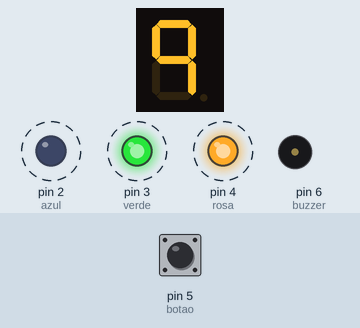
Recording of a sketch running on a simulated Arduino Uno, built with avr-gcc and run on an emulated ATmega328P. Shown: 1-digit seven-segment display, output pins drawn as LEDs (lit = HIGH), buzzer (waves = sounding, pin HIGH). Wiring (inferred from the names in the program): 1-digit 7-segment display, segments lit when HIGH: segments pin 11, pin 10, pin 1, pin 8, pin 9, pin 12, pin 13, pin 0. Dashed ring = blinking. The inputs (shaded band) are chosen by the test bench; at power-on: pin 5 (botao) HIGH. The segment pins are drawn as the display they are named for; pins used as bus, display or sensor lines are not drawn.

Above: at 1.2 s.
1.3 s: pin 5 (botao) pulled LOW for 1 s
At 1.95 s:
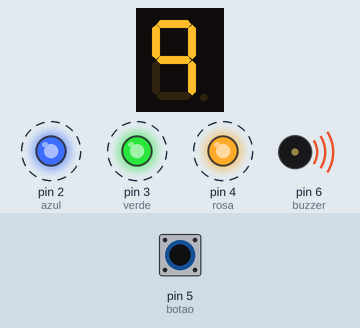
2.9 s: pin 5 (botao) pulled LOW for 0.15 s
At 3.15 s:
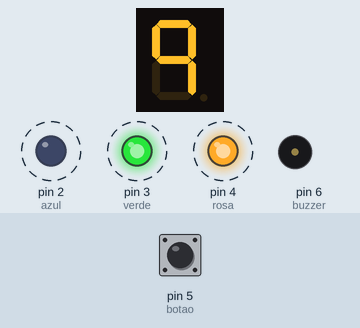
3.6 s: pin 5 (botao) pulled LOW for 3.2 s
At 4.95 s:
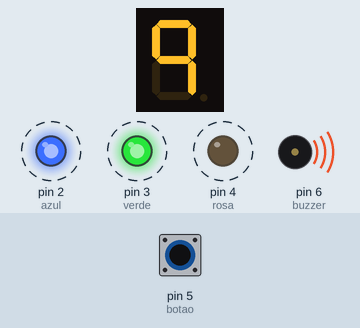
Timing chart, 0 to 19.4 s (numbered marks = the images above; inputs shaded):
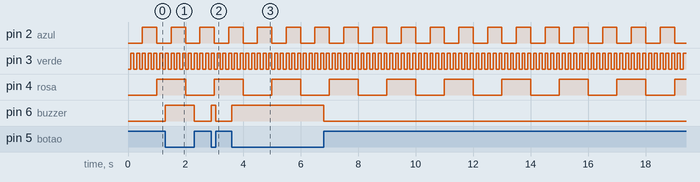

Measured:
- after the input at 1.3 s, pin 6 (buzzer): LOW → HIGH at once, → LOW 1.0 s later
- after the input at 2.9 s, pin 6 (buzzer): LOW → HIGH at once, → LOW 0.15 s later
- after the input at 3.6 s, pin 6 (buzzer): LOW → HIGH at once, → LOW 3.2 s later
- by itself, pin 2 (azul): alternates HIGH for 0.50 s and LOW for 0.50 s
- by itself, pin 3 (verde): alternates HIGH for 0.10 s and LOW for 0.10 s
- by itself, pin 4 (rosa): alternates HIGH for 1.0 s and LOW for 1.0 s

The sketch:

teste_arduino.ino
```cpp
// Nome das saidas
#define azul  2
#define verde 3
#define rosa  4
#define botao 5
#define buzzer 6

#define g 13
#define f 12
#define a 11
#define b 10
#define e 9
#define d 8
#define c 1
#define dp 0


void acendeA();// Funçao que controla o acendimento do led Azul
void acendeV();// Funçao que controla o acendimento do led verde
void acendeR();// Função que controla o acendimento de led que tá sobrando
void espera(); // Funçao delay

unsigned long tempoA = 0; // Variavel para armazenar o tempo do LED AZUL
unsigned long tempoV = 0; // Variavel para armazenar o tempo do LED VERDE
unsigned long tempoR = 0; // Variavel para armazenar o tempo do LED VERDE

bool comutarA = false;
bool comutarV = false;
bool comutarR = false;

void setup() {
  pinMode(azul, OUTPUT);
  pinMode(verde, OUTPUT);
  pinMode(rosa, OUTPUT);
  pinMode(botao, INPUT_PULLUP);
  pinMode(buzzer, OUTPUT);
  pinMode(a, OUTPUT);
  pinMode(b, OUTPUT);
  pinMode(g, OUTPUT);
  pinMode(f, OUTPUT);
  pinMode(e, OUTPUT);
  pinMode(d, OUTPUT);
  pinMode(c, OUTPUT);
  pinMode(dp, OUTPUT);
}

void loop() {
  acendeA();
  acendeV();
  acendeR();
  espera();
  acendebuzzer();
  acenderled();
}

void acendeA() {
  if (comutarA) {
    digitalWrite(azul, !digitalRead(azul)); // Comando que comuta o estado do pino, se era alto vira baixo e vice-versa
    tempoA = millis();
    comutarA = false;
  }
}

void acendeV() {
  if (comutarV) {
    digitalWrite(verde, !digitalRead(verde)); // Comando que comuta o estado do pino, se era alto vira baixo e vice-versa
    tempoV = millis();
    comutarV = false;
  }
}

void acendeR() {
  if (comutarR) {
    digitalWrite(rosa, !digitalRead(rosa));
    tempoR = millis();
    comutarR = false;
  }
}

void espera() {
  //-------LED Azul
  if (!comutarA && millis() - tempoA >= 500) {
    comutarA = true;
  }
  //-------LED Verde
  if (!comutarV && millis() - tempoV >= 100) {
    comutarV = true;
  }

  if (!comutarR && millis() - tempoR >= 1000)
    comutarR = true;
}

void acendebuzzer() {
   if (digitalRead(botao) == LOW) {
    digitalWrite(buzzer, HIGH);
  }
  else {
   digitalWrite(buzzer, LOW);
  }
}

void acenderled() {
  digitalWrite(a, HIGH);
  digitalWrite(b, HIGH);
  digitalWrite(g, HIGH);
  digitalWrite(f, HIGH);
  digitalWrite(e, HIGH);
  digitalWrite(d, HIGH);
  digitalWrite(c, HIGH);


 digitalWrite(a,HIGH); //acende osHIGHeds que representam o número 2
digitalWrite(b,HIGH);
digitalWrite(c, LOW);
digitalWrite(d,HIGH);
digitalWrite(e,HIGH);
digitalWrite(f, LOW);
digitalWrite(g,HIGH);


digitalWrite(a,HIGH); //acende osHIGHeds que representam o número 3
digitalWrite(b,HIGH);
digitalWrite(c,HIGH);
digitalWrite(d,HIGH);
digitalWrite(e, LOW);
digitalWrite(f, LOW);
digitalWrite(g,HIGH);


digitalWrite(a, LOW); //acende osHIGHeds que representam o número 4
digitalWrite(b,HIGH);
digitalWrite(c,HIGH);
digitalWrite(d, LOW);
digitalWrite(e, LOW);
digitalWrite(f,HIGH);
digitalWrite(g,HIGH);


digitalWrite(a,HIGH); //acende osHIGHeds que representam o número 5
digitalWrite(b, LOW);
digitalWrite(c,HIGH);
digitalWrite(d,HIGH);
digitalWrite(e, LOW);
digitalWrite(f,HIGH);
digitalWrite(g,HIGH);


digitalWrite(a, LOW); //acende osHIGHeds que representam o número 6
digitalWrite(b, LOW);
digitalWrite(c,HIGH);
digitalWrite(d,HIGH);
digitalWrite(e,HIGH);
digitalWrite(f,HIGH);
digitalWrite(g,HIGH);


digitalWrite(a,HIGH); //acende osHIGHeds que representam o número 7
digitalWrite(b,HIGH);
digitalWrite(c,HIGH);
digitalWrite(d, LOW);
digitalWrite(e, LOW);
digitalWrite(f, LOW);


digitalWrite(a,HIGH); //acende osHIGHeds que representam o número 8
digitalWrite(b,HIGH);
digitalWrite(c,HIGH);
digitalWrite(d,HIGH);
digitalWrite(e,HIGH);
digitalWrite(f,HIGH);
digitalWrite(g,HIGH);


digitalWrite(a,HIGH); //acende osHIGHeds que representam o número 9
digitalWrite(b,HIGH);
digitalWrite(c,HIGH);
digitalWrite(d, LOW);
digitalWrite(e, LOW);
digitalWrite(f,HIGH);
digitalWrite(g,HIGH);

}
```
